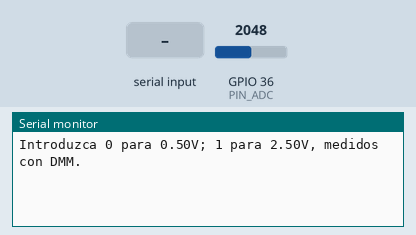
The sketch below on a simulated ESP32. Parts: the last lines printed to the serial monitor. The test bench sets the inputs (shaded band); at power-on: GPIO 36 (PIN_ADC) = 2048 (analog values on the 0–4095 scale).

Above: at 1.2 s.
1.3 s: "90,45\n" received over Serial
At 3.2 s:
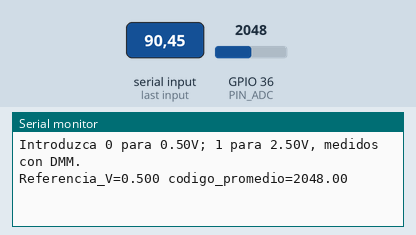
3.8 s: "30,150\n" received over Serial
At 5.2 s:
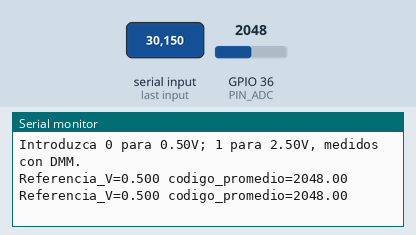
5.3 s: GPIO 36 (PIN_ADC) set to 2866
At 6.7 s:
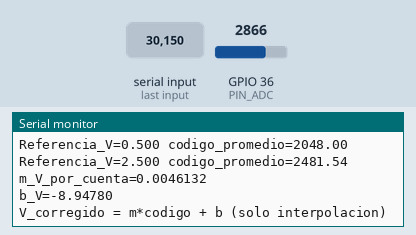
Timing chart, 0 to 8.3 s (numbered marks = the images above; inputs shaded):
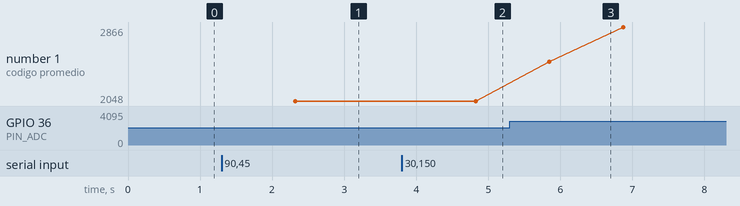

Measured:
- after the input at 1.3 s, the serial monitor: prints a new line after 1.0 s (image 1)
- after the input at 5.3 s, the serial monitor: prints a new line after 0.55 s (image 3)
- plotted number 1: 2048 → 2866 after the input at 5.3 s

The sketch:

S4_A1_ADC_Calibracion_DosPuntos.ino
```cpp
/* Semana 4 · A1. Caracterizacion de dos puntos dentro del rango util.
   GPIO36 = ADC1_CH0, ESP32 clasico. Entrada 0..3.3 V ABSOLUTO.
   Para medir, use preferentemente 0.50 y 2.50 V verificados con DMM.
   Los dos puntos NO garantizan corregir la no linealidad del ADC.
   Escriba 0 o 1 por Monitor Serial para captar referencia medida.
*/
#include <Arduino.h>
constexpr int PIN_ADC=36, N=200;
float known[2]={0.50f,2.50f};
float avgRaw[2]={0,0}; bool ready[2]={false,false};
float readAverage(){long s=0;for(int i=0;i<N;++i){s+=analogRead(PIN_ADC);delay(5);}return s/(float)N;}
void setup(){
  Serial.begin(115200);analogReadResolution(12);
  analogSetPinAttenuation(PIN_ADC,ADC_11db);
  Serial.println("Introduzca 0 para 0.50V; 1 para 2.50V, medidos con DMM.");
}
void loop(){
  if(!Serial.available())return;
  int key=Serial.read(); if(key!='0'&&key!='1')return;
  int i=key-'0';avgRaw[i]=readAverage();ready[i]=true;
  Serial.print("Referencia_V=");Serial.print(known[i],3);
  Serial.print(" codigo_promedio=");Serial.println(avgRaw[i],2);
  if(ready[0]&&ready[1]&&avgRaw[1]>avgRaw[0]){
    float m=(known[1]-known[0])/(avgRaw[1]-avgRaw[0]);
    float b=known[0]-m*avgRaw[0];
    Serial.print("m_V_por_cuenta=");Serial.println(m,7);
    Serial.print("b_V=");Serial.println(b,5);
    Serial.println("V_corregido = m*codigo + b (solo interpolacion)");
  }
}
```
